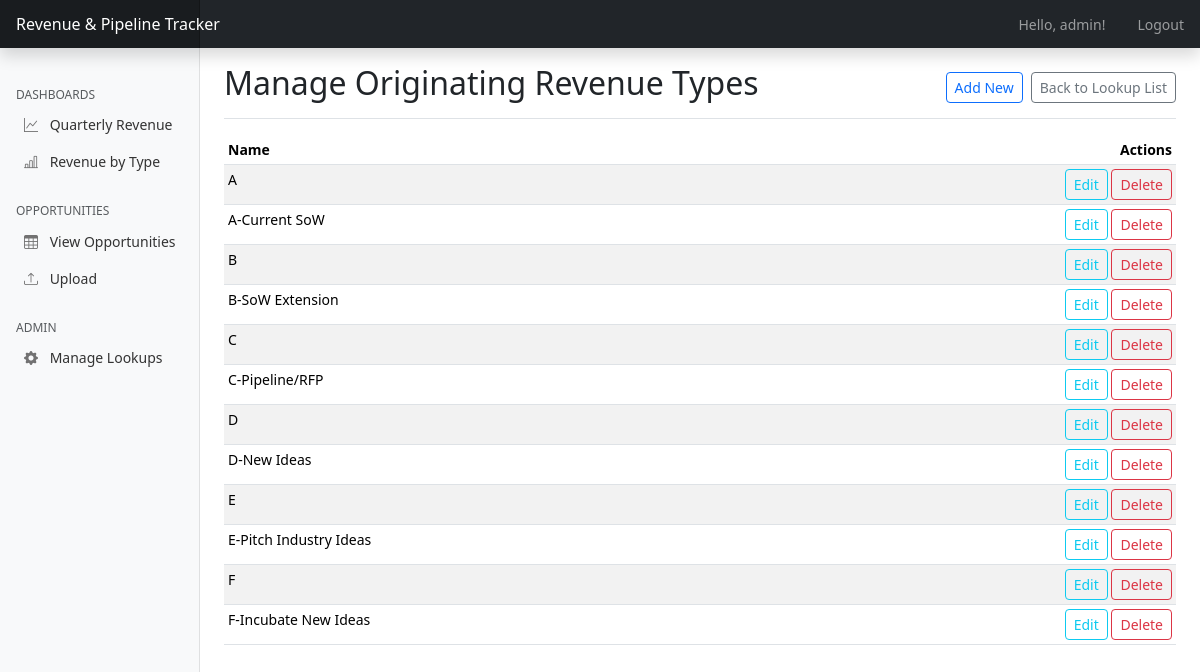
The app's page /admin/manage/originating_revenue_type (signed in) with its own data.
### app.py (models this page shows, shortened)
class User(UserMixin, db.Model):
    id = db.Column(db.Integer, primary_key=True)
    username = db.Column(db.String(80), unique=True, nullable=False)
    password_hash = db.Column(db.String(120), nullable=False)
    can_upload = db.Column(db.Boolean, default=False) # New field for upload permission
    is_admin = db.Column(db.Boolean, default=False) # New field for admin permission

class OriginatingRevenueType(db.Model):
    id = db.Column(db.Integer, primary_key=True)
    name = db.Column(db.String(100), unique=True, nullable=False)

### app.py (the view)
@app.route('/admin/manage/<model_name>')
@admin_required
def manage_lookup_table(model_name):
    if model_name not in LOOKUP_MODELS:
        flash(f"Invalid model type: {model_name}", "danger")
        return redirect(url_for('admin_index'))
    model_info = LOOKUP_MODELS[model_name]
    ModelClass = model_info['class']
    items = ModelClass.query.order_by(ModelClass.name).all()
    return render_template('admin/list_generic.html',
                           items=items,
                           title=model_info['title'],
                           model_name=model_name)

### app.py (called while the page is built)
@login_manager.user_loader
def load_user(user_id):
    return User.query.get(int(user_id))

def admin_required(f):
    @wraps(f)
    def decorated_function(*args, **kwargs):
        if not current_user.is_authenticated or not current_user.is_admin:
            flash("You must be an admin to view this page.", "danger")
            return redirect(url_for('dashboard'))
        return f(*args, **kwargs)
    return decorated_function

@app.context_processor
def inject_lookup_data():
    return {
        'all_revenue_portfolios': RevenuePortfolio.query.order_by(RevenuePortfolio.name).all(),
        'all_units': Unit.query.order_by(Unit.name).all(),
        'all_csg_owners': CSGOwner.query.order_by(CSGOwner.name).all(),
        'all_delivery_owners': DeliveryOwner.query.order_by(DeliveryOwner.name).all(),
        'all_originating_revenue_types': OriginatingRevenueType.query.order_by(OriginatingRevenueType.name).all(),
        'all_revenue_types': RevenueType.query.order_by(RevenueType.name).all(),
        'current_user': current_user # Make current_user available in all templates
    }

### templates/admin/list_generic.html (shortened to what this page needs)
{% extends 'base.html' %}
{% block content %}
<div class="d-flex justify-content-between flex-wrap flex-md-nowrap align-items-center pt-3 pb-2 mb-3 border-bottom">
    <h1 class="h2">Manage {{ title }}</h1>
    <div class="btn-toolbar mb-2 mb-md-0">
        <a href="{{ url_for('add_lookup_item', model_name=model_name) }}" class="btn btn-sm btn-outline-primary me-2">Add New</a>
        <a href="{{ url_for('admin_index') }}" class="btn btn-sm btn-outline-secondary">Back to Lookup List</a>
    </div>
</div>
<div class="table-responsive">
    <table class="table table-striped table-sm">
        <thead>
            <tr>
                <th>Name</th>
                <th class="text-end">Actions</th>
            </tr>
        </thead>
        <tbody>
            {% for item in items %}
            <tr>
                <td>{{ item.name }}</td>
                <td class="text-end">
                    <a href="{{ url_for('edit_lookup_item', model_name=model_name, id=item.id) }}" class="btn btn-sm btn-outline-info">Edit</a>
                    <form action="{{ url_for('delete_lookup_item', model_name=model_name, id=item.id) }}" method="POST" class="d-inline" onsubmit="return confirm('Are you sure?');">
                        <button type="submit" class="btn btn-sm btn-outline-danger">Delete</button>
                    </form>
                </td>
            </tr>
            {% endfor %}
        </tbody>
    </table>
</div>
{% endblock %}

### templates/base.html (shortened to what this page needs)
<!doctype html>
<html lang="en">
  <head>
    <link href="https://cdn.jsdelivr.net/npm/bootstrap@5.3.3/dist/css/bootstrap.min.css" rel="stylesheet">
    <link rel="stylesheet" href="https://cdn.jsdelivr.net/npm/bootstrap-icons@1.10.3/font/bootstrap-icons.css">
  </head>
  <body>
    <header class="navbar navbar-dark sticky-top bg-dark flex-md-nowrap p-0 shadow">
      <a class="navbar-brand col-md-3 col-lg-2 me-0 px-3 fs-6" href="{{ url_for('dashboard') }}">Revenue & Pipeline Tracker</a>
      <ul class="navbar-nav flex-row ms-auto">
        {% if current_user.is_authenticated %}
            <li class="nav-item text-nowrap">
                <span class="nav-link px-3">Hello, {{ current_user.username }}!</span>
            </li>
            <li class="nav-item text-nowrap">
                <a class="nav-link px-3" href="{{ url_for('logout') }}">Logout</a>
            </li>
        {% endif %}
      </ul>
    </header>
    <div class="container-fluid">
      <div class="row">
        {% if current_user.is_authenticated %}
        <nav id="sidebarMenu" class="col-md-3 col-lg-2 d-md-block bg-light sidebar collapse">
          <div class="position-sticky pt-3 sidebar-sticky">
            <h6 class="sidebar-heading d-flex justify-content-between align-items-center px-3 mt-4 mb-1 text-muted text-uppercase">
              <span>Dashboards</span>
            </h6>
            <ul class="nav flex-column ms-2">
                <li class="nav-item">
                    <a class="nav-link" href="{{ url_for('dashboard') }}#revenueByUnitChartCard">
                        <i class="bi bi-graph-up"></i>
                        Quarterly Revenue
                    </a>
                </li>
                <li class="nav-item">
                    <a class="nav-link" href="{{ url_for('dashboard') }}#revenueByOriginatingTypeChartCard">
                        <i class="bi bi-bar-chart-line"></i>
                        Revenue by Type
                    </a>
                </li>
            </ul>
            <h6 class="sidebar-heading d-flex justify-content-between align-items-center px-3 mt-4 mb-1 text-muted text-uppercase">
              <span>Opportunities</span>
            </h6>
            <ul class="nav flex-column ms-2">
                <li class="nav-item">
                    <a class="nav-link" href="{{ url_for('opportunities') }}">
                        <i class="bi bi-table"></i>
                        View Opportunities
                    </a>
                </li>
                <li class="nav-item">
                    <a class="nav-link" href="{{ url_for('upload_spreadsheet') }}">
                        <i class="bi bi-upload"></i>
                        Upload
                    </a>
                </li>
            </ul>
            {% if current_user.is_admin %}
            <h6 class="sidebar-heading d-flex justify-content-between align-items-center px-3 mt-4 mb-1 text-muted text-uppercase">
              <span>Admin</span>
            </h6>
            <ul class="nav flex-column ms-2">
                <li class="nav-item">
                    <a class="nav-link" href="{{ url_for('admin_index') }}">
                        <i class="bi bi-gear-fill"></i> Manage Lookups
                    </a>
                </li>
            </ul>
            {% endif %}
          </div>
        </nav>
        {% endif %}
        <main class="{% if current_user.is_authenticated %}col-md-9 ms-sm-auto col-lg-10 px-md-4{% else %}col-12{% endif %}">
            {% block content %}{% endblock %}
        </main>
      </div>
    </div>
  </body>
</html>

### templates/base.html (style rules this page uses)
body { font-size: .875rem; }
.sidebar { position: fixed; top: 0; bottom: 0; left: 0; z-index: 100; padding: 48px 0 0; box-shadow: inset -1px 0 0 rgba(0, 0, 0, .1); }
.sidebar-sticky { position: relative; top: 0; height: calc(100vh - 48px); padding-top: .5rem; overflow-x: hidden; overflow-y: auto; }
.sidebar .nav-link { font-weight: 500; color: #333; }
.sidebar .nav-link .bi { margin-right: 8px; color: #727272; }
.sidebar-heading { font-size: .75rem; }
.navbar-brand { padding-top: .75rem; padding-bottom: .75rem; background-color: rgba(0, 0, 0, .25); box-shadow: inset -1px 0 0 rgba(0, 0, 0, .25); }

### records on screen
User: username "admin"
OriginatingRevenueType: name "A"
OriginatingRevenueType: name "A-Current SoW"
OriginatingRevenueType: name "B"
OriginatingRevenueType: name "B-SoW Extension"
OriginatingRevenueType: name "C"
OriginatingRevenueType: name "C-Pipeline/RFP"
OriginatingRevenueType: name "D"
OriginatingRevenueType: name "D-New Ideas"
OriginatingRevenueType: name "E"
OriginatingRevenueType: name "E-Pitch Industry Ideas"
OriginatingRevenueType: name "F"
OriginatingRevenueType: name "F-Incubate New Ideas"

### other values on screen
{{ title }} "Originating Revenue Types"
